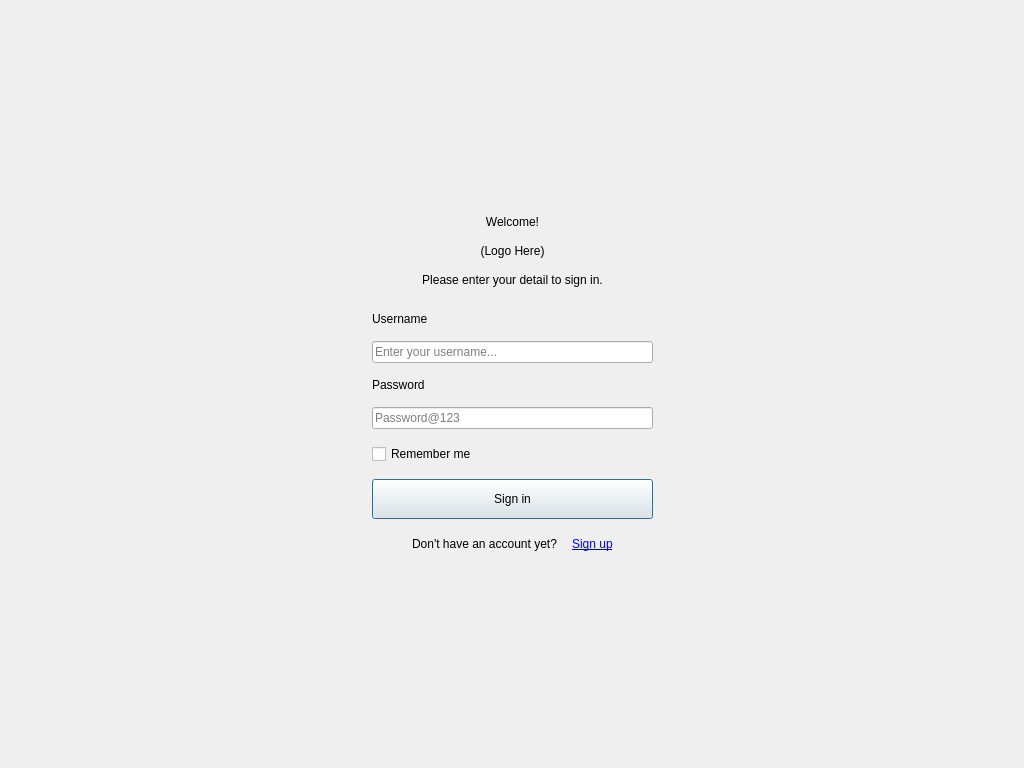
<?xml version="1.0" encoding="UTF-8"?>
<ui version="4.0">
 <class>mainDialog</class>
 <widget class="QDialog" name="mainDialog">
  <property name="geometry">
   <rect>
    <x>0</x>
    <y>0</y>
    <width>1024</width>
    <height>768</height>
   </rect>
  </property>
  <property name="windowTitle">
   <string>Sign In</string>
  </property>
  <layout class="QGridLayout" name="gridLayout_2">
   <item row="2" column="1">
    <spacer name="verticalSpacer">
     <property name="orientation">
      <enum>Qt::Orientation::Vertical</enum>
     </property>
     <property name="sizeHint" stdset="0">
      <size>
       <width>20</width>
       <height>40</height>
      </size>
     </property>
    </spacer>
   </item>
   <item row="1" column="2">
    <spacer name="horizontalSpacer">
     <property name="orientation">
      <enum>Qt::Orientation::Horizontal</enum>
     </property>
     <property name="sizeHint" stdset="0">
      <size>
       <width>40</width>
       <height>20</height>
      </size>
     </property>
    </spacer>
   </item>
   <item row="1" column="0">
    <spacer name="horizontalSpacer_2">
     <property name="orientation">
      <enum>Qt::Orientation::Horizontal</enum>
     </property>
     <property name="sizeHint" stdset="0">
      <size>
       <width>40</width>
       <height>20</height>
      </size>
     </property>
    </spacer>
   </item>
   <item row="1" column="1">
    <widget class="QFrame" name="centralCardFrame">
     <layout class="QVBoxLayout" name="centralCard">
      <property name="spacing">
       <number>15</number>
      </property>
      <property name="leftMargin">
       <number>30</number>
      </property>
      <property name="topMargin">
       <number>30</number>
      </property>
      <property name="rightMargin">
       <number>30</number>
      </property>
      <property name="bottomMargin">
       <number>30</number>
      </property>
      <item>
       <widget class="QLabel" name="titleLabel">
        <property name="text">
         <string>Welcome!</string>
        </property>
        <property name="alignment">
         <set>Qt::AlignmentFlag::AlignCenter</set>
        </property>
       </widget>
      </item>
      <item>
       <widget class="QLabel" name="logoLabel">
        <property name="text">
         <string>(Logo Here)</string>
        </property>
        <property name="alignment">
         <set>Qt::AlignmentFlag::AlignCenter</set>
        </property>
       </widget>
      </item>
      <item>
       <widget class="QLabel" name="subtitleLabel">
        <property name="text">
         <string>Please enter your detail to sign in.</string>
        </property>
        <property name="alignment">
         <set>Qt::AlignmentFlag::AlignCenter</set>
        </property>
       </widget>
      </item>
      <item>
       <spacer name="verticalSpacer_3">
        <property name="orientation">
         <enum>Qt::Orientation::Vertical</enum>
        </property>
        <property name="sizeType">
         <enum>QSizePolicy::Policy::Fixed</enum>
        </property>
        <property name="sizeHint" stdset="0">
         <size>
          <width>20</width>
          <height>10</height>
         </size>
        </property>
       </spacer>
      </item>
      <item>
       <layout class="QHBoxLayout" name="socialLayout"/>
      </item>
      <item>
       <widget class="QLabel" name="emailLabel">
        <property name="text">
         <string>Username</string>
        </property>
       </widget>
      </item>
      <item>
       <widget class="QLineEdit" name="usernameEdit">
        <property name="placeholderText">
         <string>Enter your username...</string>
        </property>
       </widget>
      </item>
      <item>
       <widget class="QLabel" name="passwordLabel">
        <property name="text">
         <string>Password</string>
        </property>
       </widget>
      </item>
      <item>
       <widget class="QLineEdit" name="passwordEdit">
        <property name="echoMode">
         <enum>QLineEdit::EchoMode::Password</enum>
        </property>
        <property name="placeholderText">
         <string>Password@123</string>
        </property>
       </widget>
      </item>
      <item>
       <layout class="QHBoxLayout" name="optionsLayout">
        <item>
         <widget class="QCheckBox" name="rememberMeCheck">
          <property name="text">
           <string>Remember me</string>
          </property>
         </widget>
        </item>
        <item>
         <spacer name="horizontalSpacer_3">
          <property name="orientation">
           <enum>Qt::Orientation::Horizontal</enum>
          </property>
          <property name="sizeHint" stdset="0">
           <size>
            <width>40</width>
            <height>20</height>
           </size>
          </property>
         </spacer>
        </item>
       </layout>
      </item>
      <item>
       <widget class="QPushButton" name="signInButton">
        <property name="minimumSize">
         <size>
          <width>0</width>
          <height>40</height>
         </size>
        </property>
        <property name="text">
         <string>Sign in</string>
        </property>
       </widget>
      </item>
      <item>
       <layout class="QHBoxLayout" name="signUpLayout">
        <item>
         <spacer name="horizontalSpacer_4">
          <property name="orientation">
           <enum>Qt::Orientation::Horizontal</enum>
          </property>
          <property name="sizeHint" stdset="0">
           <size>
            <width>40</width>
            <height>20</height>
           </size>
          </property>
         </spacer>
        </item>
        <item>
         <widget class="QLabel" name="signUpPromptLabel">
          <property name="text">
           <string>Don't have an account yet?</string>
          </property>
         </widget>
        </item>
        <item>
         <widget class="QLabel" name="signUpLabel">
          <property name="text">
           <string>&lt;a href='#'&gt;Sign up&lt;/a&gt;</string>
          </property>
          <property name="textFormat">
           <enum>Qt::TextFormat::RichText</enum>
          </property>
         </widget>
        </item>
        <item>
         <spacer name="horizontalSpacer_5">
          <property name="orientation">
           <enum>Qt::Orientation::Horizontal</enum>
          </property>
          <property name="sizeHint" stdset="0">
           <size>
            <width>40</width>
            <height>20</height>
           </size>
          </property>
         </spacer>
        </item>
       </layout>
      </item>
     </layout>
    </widget>
   </item>
   <item row="0" column="1">
    <spacer name="verticalSpacer_2">
     <property name="orientation">
      <enum>Qt::Orientation::Vertical</enum>
     </property>
     <property name="sizeHint" stdset="0">
      <size>
       <width>20</width>
       <height>40</height>
      </size>
     </property>
    </spacer>
   </item>
  </layout>
 </widget>
 <resources/>
 <connections/>
</ui>
